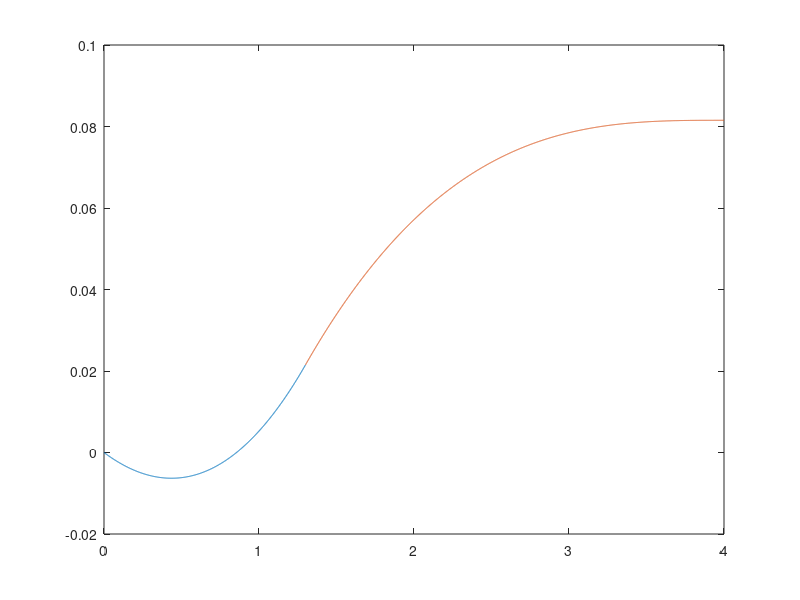

MATLAB code for this plot:
clc; clear all;

theta = 0.7454;
L3 = 1.769;
sigma = 6.24e-4;
sigmap = 6.786e-4;
I = 5.235e-7;
Ip = 4.405e-7;
q = 700;
a = 1.3;
b = 2.7;
L = 4;
E = 73.1e9;
Ep = 68.9e9;

A = [0 0 0 1 0 0 0 0 0 0 0 0 0 0 0 0 0 0;
    0 0 0 0 1 0 0 0 0 0 0 0 0 0 0 0 0 0;
    0 0 0 0 0 1 0 0 0 0 0 0 0 0 0 0 0 0;
    0 0 0 0 0 0 1 0 0 0 0 0 0 0 0 0 0 0;
    0 0 0 0 0 0 0 0 0 0 0 0 0 1 0 0 0 0;
    0 0 0 0 0 0 0 0 0 0 0 0 0 0 1 0 0 0;
    0 0 0 0 0 0 0 0 0 0 0 0 0 0 0 1 0 0;
    0 0 0 0 0 0 0 0 0 0 0 0 0 0 0 0 0 1;
    0 0 0 0 0 0 0 1 0 0 0 0 0 0 0 0 0 0;
    0 0 0 0 0 0 0 0 1 0 0 0 0 0 0 0 0 0;
    a 0 0 0 0 0 0 0 0 -b 0 0 0 0 0 0 0 0;
    0 (a^3)/6 (a^3)/2 0 0 0 0 -(a^3)/6 -(b*(a^2))/2 0 -(b^2)*a -(b^3) 0 0 0 0 0 0;
    (a*cos(theta))/(E*sigma) ((a^3)*sin(theta))/(6*E*I) ((a^3)*sin(theta))/(2*E*I) 0 0 0 0 0 0 0 0 0 -(L3)/(Ep*sigmap) 0 0 0 0 0;
    (a*sin(theta))/(E*sigma) ((a^3)*cos(theta))/(6*E*I) ((a^3)*cos(theta))/(2*E*I) 0 0 0 0 0 0 0 0 0 0 0 0 0 -(L3^3)/(Ep*Ip) 0;
    0 (a^2)/2 a^2 0 0 0 0 -(a^2)/2 -b*a 0 -(b^2) 0 0 0 0 0 0 0;
    -cos(theta) sin(theta) 0 0 0 0 0 -sin(theta) 0 0 0 0 -1 0 0 0 0 0;
    sin(theta) cos(theta) 0 0 0 0 0 -cos(theta) 0 0 0 0 0 0 0 0 0 0;
    0 a a 0 0 0 0 -a -b 0 0 0 0 0 0 0 0 0];
B = [0; 0; 0; 0; 0; 0; 0; 0; -q*L; (q*L^2)/(2*b); 0; 0; -(q*(a^4)*sin(theta))/(24*E*I); -(q*(a^4)*cos(theta))/(24*E*I); 0; 0; 0; 0];

% yikes
Cs = A\B;

La = 0:0.001:a;
Lb = a:0.001:L;
Lt = 0:0.001:L3;
%% Shear
V1 = q*La + Cs(2);
V2 = q*Lb + Cs(8);
plot(La, V1, Lb, V2);

%% Moment
M1 = .5*q*La.^2+Cs(2)*La+Cs(3)*a;
M2 = .5*q*Lb.^2+Cs(8)*Lb+Cs(9)*b;
plot(La, M1, Lb, M2);

%% Rotation
p1 = (1/(E*I))*((1/6)*q*La.^3 + 0.5*Cs(2)*La.^2 + Cs(3)*a*La + Cs(5)*a^2);
p2 = (1/(E*I))*((1/6)*q*Lb.^3 + 0.5*Cs(8)*Lb.^2 + Cs(9)*b*Lb + Cs(11)*b^2);
figure(1);plot(La, p1, Lb, p2);
p3 = (1/(Ep*Ip))*(0.5*Cs(14)*Lt.^2 + Cs(15)*L3*Lt + Cs(17)*L3^2);
%figure(2);plot(Lt, p3);